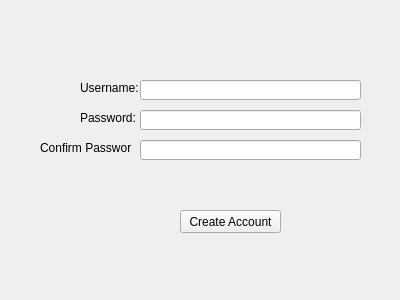
<?xml version="1.0" encoding="UTF-8"?>
<ui version="4.0">
 <class>CreateAccountWindow</class>
 <widget class="QWidget" name="CreateAccountWindow">
  <property name="geometry">
   <rect>
    <x>0</x>
    <y>0</y>
    <width>400</width>
    <height>300</height>
   </rect>
  </property>
  <property name="windowTitle">
   <string>CreateAccountWindow</string>
  </property>
  <widget class="QLineEdit" name="usernameEdit">
   <property name="geometry">
    <rect>
     <x>140</x>
     <y>80</y>
     <width>221</width>
     <height>20</height>
    </rect>
   </property>
  </widget>
  <widget class="QLineEdit" name="passwordEdit">
   <property name="geometry">
    <rect>
     <x>140</x>
     <y>110</y>
     <width>221</width>
     <height>20</height>
    </rect>
   </property>
  </widget>
  <widget class="QLineEdit" name="confirmpasswordEdit">
   <property name="geometry">
    <rect>
     <x>140</x>
     <y>140</y>
     <width>221</width>
     <height>20</height>
    </rect>
   </property>
  </widget>
  <widget class="QLabel" name="usernameLabel">
   <property name="geometry">
    <rect>
     <x>80</x>
     <y>80</y>
     <width>61</width>
     <height>16</height>
    </rect>
   </property>
   <property name="text">
    <string>Username:</string>
   </property>
  </widget>
  <widget class="QLabel" name="passwordLabel">
   <property name="geometry">
    <rect>
     <x>80</x>
     <y>110</y>
     <width>61</width>
     <height>16</height>
    </rect>
   </property>
   <property name="text">
    <string>Password:</string>
   </property>
  </widget>
  <widget class="QLabel" name="confirmpasswordLabel">
   <property name="geometry">
    <rect>
     <x>40</x>
     <y>140</y>
     <width>91</width>
     <height>16</height>
    </rect>
   </property>
   <property name="text">
    <string>Confirm Password:</string>
   </property>
  </widget>
  <widget class="QPushButton" name="createAccountButton">
   <property name="geometry">
    <rect>
     <x>180</x>
     <y>210</y>
     <width>101</width>
     <height>23</height>
    </rect>
   </property>
   <property name="text">
    <string>Create Account</string>
   </property>
  </widget>
 </widget>
 <layoutdefault spacing="6" margin="11"/>
 <resources/>
 <connections/>
</ui>
